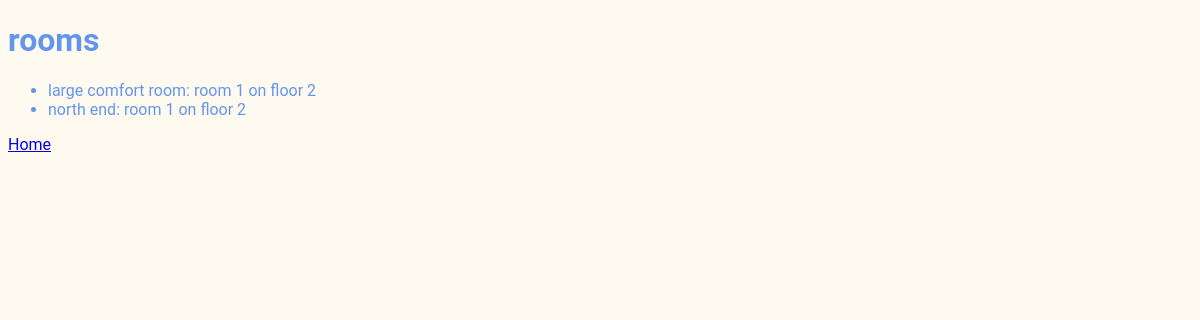
Page /meetings/room on the earlier database version.
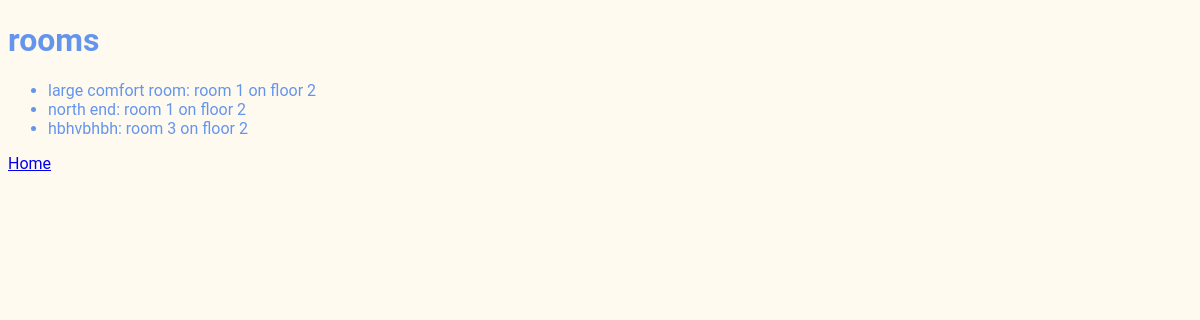
Same page on the later database version.
### meetings/models.py (models this page shows)
class Room(models.Model):
    room_name = models.CharField(max_length=200)
    floor_number = models.IntegerField()
    room_number = models.IntegerField()
    def __str__(self):
        return f"{self.room_name}: room {self.room_number} on floor {self.floor_number}"

### meetings/views.py (the view)
# urls.py: path('room', views.room_details, name='room'),
def room_details(request):
    return render(request, 'meetings/rooms.html', {"rooms": Room.objects.all()})

### meetings/templates/meetings/rooms.html (shortened to what this page needs)
{% extends 'base.html' %}
{% block content %}
<h1>rooms</h1>
<ul>
    {% for room in rooms %}
    <li>
        {{ room }}
    </li>
    {% endfor %}
</ul>
<a href="{% url 'welcome' %}">Home</a>
{% endblock %}

Differences in the rows shown:
added Room: room_name+room_number+floor_number "hbhvbhbh: room 3 on floor 2"
